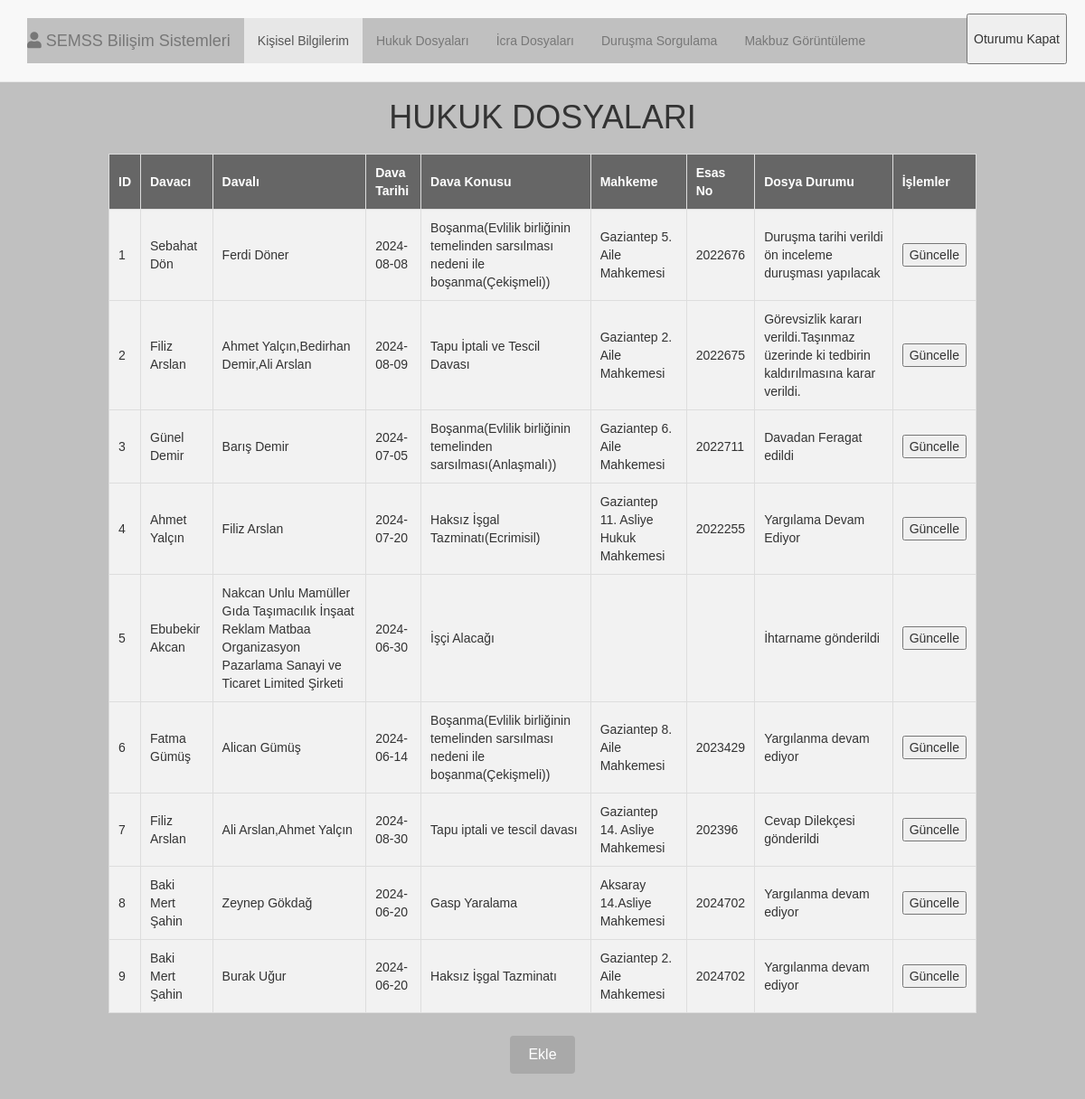
/hukukdosyalari.php (signed in), run on the app's committed database.
### hukukdosyalari.php (the view, shortened to what this page needs)
<?php include "dashboard.php"; ?>
<!DOCTYPE html>
<html lang="en">
<head>
</head>
<body>
    <h1>HUKUK DOSYALARI</h1>
    <table>
        <tr>
            <th>ID</th>
            <th>Davacı</th>
            <th>Davalı</th>
            <th>Dava Tarihi</th>
            <th>Dava Konusu</th>
            <th>Mahkeme</th>
            <th>Esas No</th>
            <th>Dosya Durumu</th>
            <th>İşlemler</th>
        </tr>
        <?php
        $servername = "localhost";
        $username = "root";
        $password = "";
        $dbname = "final_projesi";
        $conn = new mysqli($servername, $username, $password, $dbname);
        $sql = "SELECT * FROM hukukdosyaları";
        $result = $conn->query($sql);
        if ($result->num_rows > 0) {
            while($row = $result->fetch_assoc()) {
                $id = $row['id'];
                echo "<tr>";
                echo "<td>" . $id . "</td>";
                echo "<td>" . $row['davaci'] . "</td>";
                echo "<td>" . $row['davali'] . "</td>";
                echo "<td>" . $row['dava_tarihi'] . "</td>";
                echo "<td>" . $row['dava_konusu'] . "</td>";
                echo "<td>" . $row['mahkeme'] . "</td>";
                echo "<td>" . $row['esas_no'] . "</td>";
                echo "<td>" . $row['dosya_durumu'] . "</td>";
                echo "<td><button onclick=\"showUpdateForm($id)\">Güncelle</button></td>";
                echo "</tr>";
            }
        } else {
            echo "<tr><td colspan='9'>0 sonuç</td></tr>";
        }
        ?>
    </table>
    <div class="button-container">
        <button onclick="showAddForm()">Ekle</button>
    </div>
</body>
</html>

### dashboard.php (shortened to what this page needs)
<!DOCTYPE html>
<html lang="en">
<head>
</head>
<body>
  <div class="container">
    <!DOCTYPE html>
    <html lang="tr">
    <head>
      <link rel="stylesheet" href="https://cdnjs.cloudflare.com/ajax/libs/font-awesome/5.15.4/css/all.min.css">
      <link rel="stylesheet" href="/proje/content/css/bootstrap.min.css" />
      <link rel="stylesheet" href="/final_projesi/style.css" />
    </head>
    <body class="admin">
      <nav class="navbar navbar-default navbar-fixed-top">
        <div class="container">
          <div class="navbar-header">
            <a class="navbar-brand" href="#"><i class="fas fa-user"></i> SEMSS Bilişim Sistemleri</a>
          </div>
          <div id="navbar" class="navbar-collapse collapse">
            <ul class="nav navbar-nav">
              <li class="active"><a href="/final_projesi/index5.php">Kişisel Bilgilerim</a></li>
              <li><a href="/final_projesi/hukukdosyalari.php">Hukuk Dosyaları</a></li>
              <li><a href="/final_projesi/icradosyalari.php">İcra Dosyaları</a></li>
              <li><a href="/final_projesi/durusmasorgulama.php">Duruşma Sorgulama</a></li>
              <li><a href="/final_projesi/makbuzgoruntuleme.php">Makbuz Görüntüleme</a></li>
            </ul>
                    <div class="logout-button">
                        <button onclick="logout()">Oturumu Kapat</button>
                    </div>
          </div>
        </div>
      </nav>
    </body>
    </html>
  </div>
</body>
</html>

### style.css (style rules this page uses)
body { background-color: #3e3939; }
body.admin { min-height: 500px; padding-top: 50px; padding-bottom: 50px; }

### dashboard.php (style rules this page uses)
body { font-family: Arial, sans-serif; background-color: #f2f2f2; margin: 0; padding: 0; }
.container { width: 80%; margin: 0 auto; padding: 20px; }
.navbar-collapse { background-color: #C0C0C0; }
.logout-button { margin-top: 15px; position: absolute; top: 0; right: 20px; line-height: 50px; }

### hukukdosyalari.php (style rules this page uses)
body { font-family: Arial, sans-serif; background-color: #C0C0C0; margin: 0; padding: 0; }
h1 { text-align: center; }
table { width: 80%; margin: 20px auto; border-collapse: collapse; }
th, td { padding: 10px; border: 1px solid #ddd; }
th { background-color: #666; color: white; }
tr:nth-child(even) { background-color: #f2f2f2; }
.button-container { text-align: center; margin-top: 20px; }
.button-container button { margin: 5px; padding: 10px 20px; font-size: 16px; background-color: #a9a9a9; color: white; border: none; border-radius: 4px; cursor: pointer; }

### data on the page
hukukdosyaları: id "1", davaci "Sebahat Dön", davali "Ferdi Döner", dava_tarihi "2024-08-08", dava_konusu "Boşanma(Evlilik birliğinin temelinden sarsılması nedeni ile boşanma(Çekişmeli))", mahkeme "Gaziantep 5. Aile Mahkemesi", esas_no "2022676", dosya_durumu "Duruşma tarihi verildi ön inceleme duruşması yapılacak"
hukukdosyaları: id "2", davaci "Filiz Arslan", davali "Ahmet Yalçın,Bedirhan Demir,Ali Arslan", dava_tarihi "2024-08-09", dava_konusu "Tapu İptali ve Tescil Davası", mahkeme "Gaziantep 2. Aile Mahkemesi", esas_no "2022675", dosya_durumu "Görevsizlik kararı verildi.Taşınmaz üzerinde ki tedbirin kaldırılmasına karar verildi."
hukukdosyaları: id "3", davaci "Günel Demir", davali "Barış Demir", dava_tarihi "2024-07-05", dava_konusu "Boşanma(Evlilik birliğinin temelinden sarsılması(Anlaşmalı))", mahkeme "Gaziantep 6. Aile Mahkemesi", esas_no "2022711", dosya_durumu "Davadan Feragat edildi"
hukukdosyaları: id "4", davaci "Ahmet Yalçın", davali "Filiz Arslan", dava_tarihi "2024-07-20", dava_konusu "Haksız İşgal Tazminatı(Ecrimisil)", mahkeme "Gaziantep 11. Asliye Hukuk Mahkemesi", esas_no "2022255", dosya_durumu "Yargılama Devam Ediyor"
hukukdosyaları: id "5", davaci "Ebubekir Akcan", davali "Nakcan Unlu Mamüller Gıda Taşımacılık İnşaat Reklam Matbaa Organizasyon Pazarlama Sanayi ve Ticaret Limited Şirketi", dava_tarihi "2024-06-30", dava_konusu "İşçi Alacağı", dosya_durumu "İhtarname gönderildi"
hukukdosyaları: id "6", davaci "Fatma Gümüş", davali "Alican Gümüş", dava_tarihi "2024-06-14", dava_konusu "Boşanma(Evlilik birliğinin temelinden sarsılması nedeni ile boşanma(Çekişmeli))", mahkeme "Gaziantep 8. Aile Mahkemesi", esas_no "2023429", dosya_durumu "Yargılanma devam ediyor"
hukukdosyaları: id "7", davaci "Filiz Arslan", davali "Ali Arslan,Ahmet Yalçın", dava_tarihi "2024-08-30", dava_konusu "Tapu iptali ve tescil davası", mahkeme "Gaziantep 14. Asliye Mahkemesi", esas_no "202396", dosya_durumu "Cevap Dilekçesi gönderildi"
hukukdosyaları: id "8", davaci "Baki Mert Şahin", davali "Zeynep Gökdağ", dava_tarihi "2024-06-20", dava_konusu "Gasp Yaralama", mahkeme "Aksaray 14.Asliye Mahkemesi", esas_no "2024702", dosya_durumu "Yargılanma devam ediyor"
hukukdosyaları: id "9", davaci "Baki Mert Şahin", davali "Burak Uğur", dava_tarihi "2024-06-20", dava_konusu "Haksız İşgal Tazminatı", mahkeme "Gaziantep 2. Aile Mahkemesi", esas_no "2024702", dosya_durumu "Yargılanma devam ediyor"
